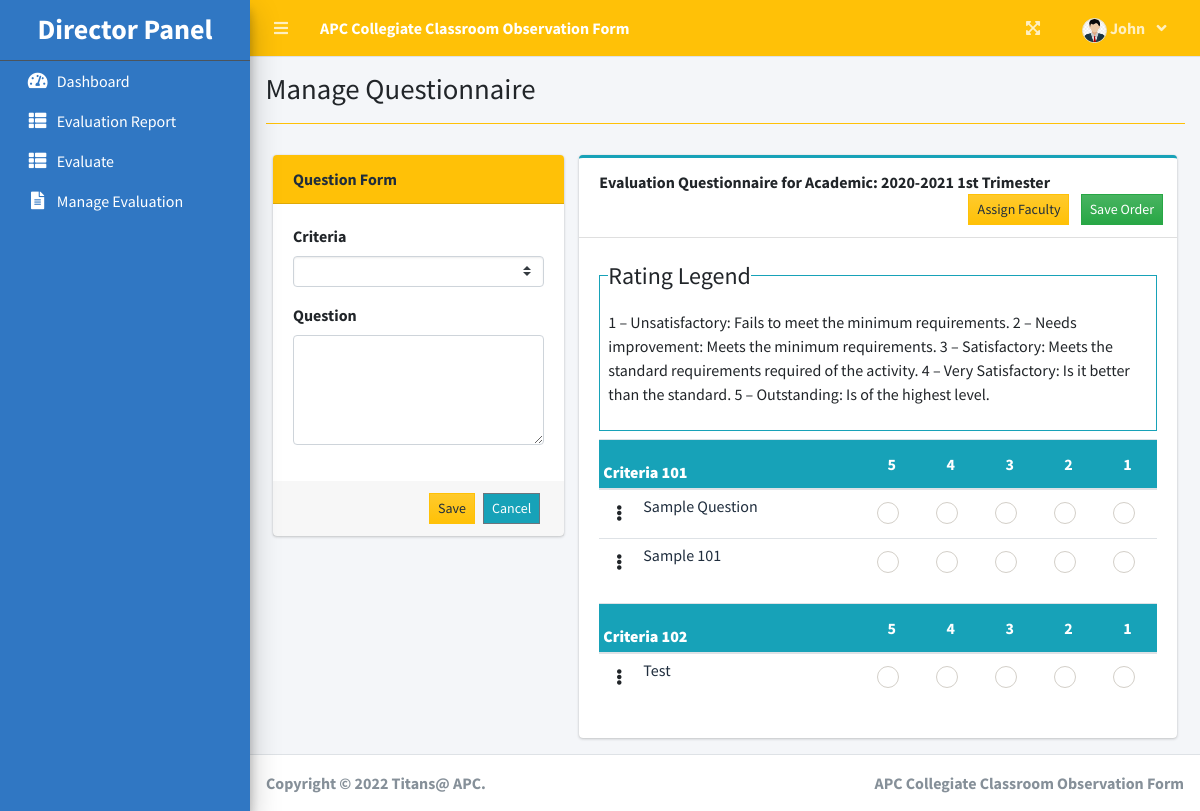
Screenshot of /index.php?page=manage_questionnaire&id=3 (signed in) with the database file from the repository.
### tables this page shows
CREATE TABLE `criteria_list` (
  `id` int(30) NOT NULL,
  `criteria` text NOT NULL,
  `criteria_notes` text DEFAULT NULL,
  `order_by` int(30) NOT NULL
);

CREATE TABLE `question_list` (
  `id` int(30) NOT NULL,
  `academic_id` int(30) NOT NULL,
  `question` text NOT NULL,
  `order_by` int(30) NOT NULL,
  `criteria_id` int(30) NOT NULL
);

### director/manage_questionnaire.php (the view, shortened to what this page needs)
<?php
include 'db_connect.php';
function ordinal_suffix($num){
    $num = $num % 100;
    if($num < 11 || $num > 13){
         switch($num % 10){
            case 1: return $num.'st';
        }
    }
    return $num.'th';
}
?>
<div class="container-fluid">
	<div class="row">
		<div class="col-md-4">
			<div class="card card-info card-warning">
				<div class="card-header">
					<b>Question Form</b>
				</div>
				<div class="card-body">
					<form action="" id="manage-question">
						<div class="form-group">
							<label for="">Criteria</label>
							<select name="criteria_id" id="criteria_id" class="custom-select custom-select-sm select2">
								<option value=""></option>
							<?php
								$criteria = $conn->query("SELECT * FROM criteria_list order by abs(order_by) asc ");
								while($row = $criteria->fetch_assoc()):
							?>
							<option value="<?php echo $row['id'] ?>"><?php echo $row['criteria'] ?></option>
							<?php endwhile; ?>
							</select>
						</div>
						<div class="form-group">
							<label for="">Question</label>
							<textarea name="question" id="question" cols="30" rows="4" class="form-control" required=""><?php echo isset($question) ? $question : '' ?></textarea>
						</div>
					</form>
				</div>
				<div class="card-footer">
					<div class="d-flex justify-content-end w-100">
						<button class="btn btn-sm btn-warning btn-flat bg-gradient-warning mx-1" form="manage-question">Save</button>
						<button class="btn btn-sm btn-flat btn-secondary bg-gradient-secondary mx-1" form="manage-question" type="reset">Cancel</button>
					</div>
				</div>
			</div>
		</div>
		<div class="col-md-8">
			<div class="card card-outline card-info">
				<div class="card-header">
					<b>Evaluation Questionnaire for Academic: <?php echo $year.' '.(ordinal_suffix($semester)) ?> Trimester </b>
					<div class="card-tools">
						<button class="btn btn-sm btn-flat btn-warning bg-gradient-warning mx-1" id="eval_restrict" type="button">Assign Faculty</button>
						<button class="btn btn-sm btn-flat btn-success bg-gradient-success mx-1" form="order-question">Save Order</button>
					</div>
				</div>
				<div class="card-body">
					<fieldset class="border border-info p-2 w-100">
					   <legend  class="w-auto">Rating Legend</legend>
					   <p> 1 – Unsatisfactory: Fails to meet the minimum requirements. 2 – Needs improvement: Meets the minimum requirements.
3 – Satisfactory: Meets the standard requirements required of the activity. 4 – Very Satisfactory: Is it better than the standard.
5 – Outstanding: Is of the highest level. </p>
					</fieldset>
					<form id="order-question">
					<?php
						$criteria = $conn->query("SELECT * FROM criteria_list order by abs(order_by) asc ");
						while($crow = $criteria->fetch_assoc()):
					?>
					<table class="table table-condensed">
						<thead>
							<tr class="bg-gradient-secondary">
								<th colspan="2" class=" p-1"><b><?php echo $crow['criteria'] ?></b></th>
								<th class="text-center">5</th>
								<th class="text-center">4</th>
								<th class="text-center">3</th>
								<th class="text-center">2</th>
								<th class="text-center">1</th>
							</tr>
						</thead>
						<tbody class="tr-sortable">
							<?php
							$questions = $conn->query("SELECT * FROM question_list where criteria_id = {$crow['id']} and academic_id = $id order by abs(order_by) asc ");
							while($row=$questions->fetch_assoc()):
							?>
							<tr class="bg-white">
								<td class="p-1 text-center" width="5px">
									<span class="btn-group dropright">
									  <span type="button" class="btn" data-toggle="dropdown" aria-haspopup="true" aria-expanded="false">
									   <i class="fa fa-ellipsis-v"></i>
									  </span>
									</span>
								</td>
								<td class="p-1" width="40%">
									<?php echo $row['question'] ?>
								</td>
								<?php for($c=0;$c<5;$c++): ?>
								<td class="text-center">
									<div class="icheck-success d-inline">
				                        <label for="qradio<?php echo $row['id'].'_'.$c ?>">
				                        </label>
			                      </div>
								</td>
								<?php endfor; ?>
							</tr>
							<?php endwhile; ?>
						</tbody>
					</table>
					<?php endwhile; ?>
					</form>
				</div>
			</div>
		</div>
	</div>
</div>

### rows the page displays
criteria_list: criteria "Criteria 101"
question_list: question "Sample Question"
question_list: question "Sample 101"
criteria_list: criteria "Criteria 102"
question_list: question "Test"

### other values shown
$_SESSION['system']['name'] "APC Collegiate Classroom Observation Form"
$_SESSION['login_firstname'] "John"
$title "Manage Questionnaire"
$year "2020-2021"
ordinal_suffix($semester) "1st"
